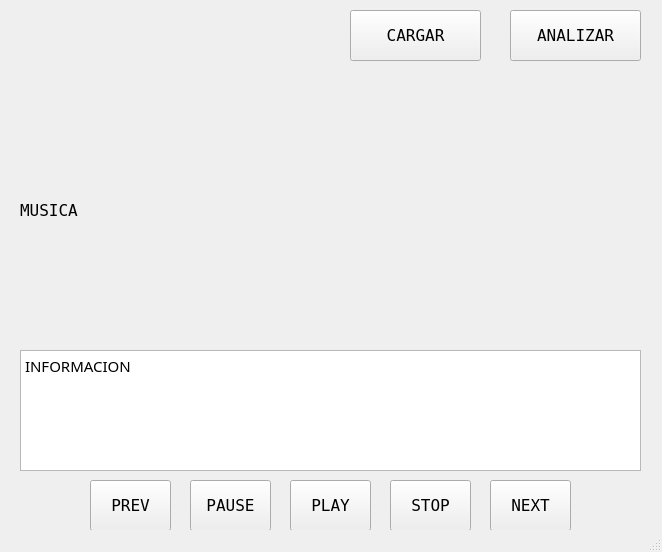
<?xml version="1.0" encoding="UTF-8"?>
<ui version="4.0">
 <class>MainWindow</class>
 <widget class="QMainWindow" name="MainWindow">
  <property name="geometry">
   <rect>
    <x>0</x>
    <y>0</y>
    <width>662</width>
    <height>552</height>
   </rect>
  </property>
  <property name="windowTitle">
   <string>MainWindow</string>
  </property>
  <widget class="QWidget" name="centralwidget">
   <widget class="QPushButton" name="Cargar_BTN">
    <property name="geometry">
     <rect>
      <x>350</x>
      <y>10</y>
      <width>131</width>
      <height>51</height>
     </rect>
    </property>
    <property name="font">
     <font>
      <family>Terminal</family>
      <pointsize>12</pointsize>
     </font>
    </property>
    <property name="text">
     <string>CARGAR</string>
    </property>
   </widget>
   <widget class="QPushButton" name="Analizar_BTN">
    <property name="geometry">
     <rect>
      <x>510</x>
      <y>10</y>
      <width>131</width>
      <height>51</height>
     </rect>
    </property>
    <property name="font">
     <font>
      <family>Terminal</family>
      <pointsize>12</pointsize>
     </font>
    </property>
    <property name="text">
     <string>ANALIZAR</string>
    </property>
   </widget>
   <widget class="QLabel" name="Imagen">
    <property name="geometry">
     <rect>
      <x>20</x>
      <y>90</y>
      <width>621</width>
      <height>241</height>
     </rect>
    </property>
    <property name="font">
     <font>
      <family>Terminal</family>
      <pointsize>12</pointsize>
     </font>
    </property>
    <property name="text">
     <string>MUSICA</string>
    </property>
   </widget>
   <widget class="QPushButton" name="Prev_BTN">
    <property name="geometry">
     <rect>
      <x>90</x>
      <y>480</y>
      <width>81</width>
      <height>51</height>
     </rect>
    </property>
    <property name="font">
     <font>
      <family>Terminal</family>
      <pointsize>12</pointsize>
     </font>
    </property>
    <property name="text">
     <string>PREV</string>
    </property>
   </widget>
   <widget class="QPushButton" name="Next_BTN">
    <property name="geometry">
     <rect>
      <x>490</x>
      <y>480</y>
      <width>81</width>
      <height>51</height>
     </rect>
    </property>
    <property name="font">
     <font>
      <family>Terminal</family>
      <pointsize>12</pointsize>
     </font>
    </property>
    <property name="text">
     <string>NEXT</string>
    </property>
   </widget>
   <widget class="QPushButton" name="Pause_BTN">
    <property name="geometry">
     <rect>
      <x>190</x>
      <y>480</y>
      <width>81</width>
      <height>51</height>
     </rect>
    </property>
    <property name="font">
     <font>
      <family>Terminal</family>
      <pointsize>12</pointsize>
     </font>
    </property>
    <property name="text">
     <string>PAUSE</string>
    </property>
   </widget>
   <widget class="QPushButton" name="Play_BTN">
    <property name="geometry">
     <rect>
      <x>290</x>
      <y>480</y>
      <width>81</width>
      <height>51</height>
     </rect>
    </property>
    <property name="font">
     <font>
      <family>Terminal</family>
      <pointsize>12</pointsize>
     </font>
    </property>
    <property name="text">
     <string>PLAY</string>
    </property>
   </widget>
   <widget class="QPushButton" name="Stop_BTN">
    <property name="geometry">
     <rect>
      <x>390</x>
      <y>480</y>
      <width>81</width>
      <height>51</height>
     </rect>
    </property>
    <property name="font">
     <font>
      <family>Terminal</family>
      <pointsize>12</pointsize>
     </font>
    </property>
    <property name="text">
     <string>STOP</string>
    </property>
   </widget>
   <widget class="QTextEdit" name="informacion_Area">
    <property name="geometry">
     <rect>
      <x>20</x>
      <y>350</y>
      <width>621</width>
      <height>121</height>
     </rect>
    </property>
    <property name="font">
     <font>
      <family>Technic</family>
      <pointsize>11</pointsize>
     </font>
    </property>
    <property name="html">
     <string>&lt;!DOCTYPE HTML PUBLIC &quot;-//W3C//DTD HTML 4.0//EN&quot; &quot;http://www.w3.org/TR/REC-html40/strict.dtd&quot;&gt;
&lt;html&gt;&lt;head&gt;&lt;meta name=&quot;qrichtext&quot; content=&quot;1&quot; /&gt;&lt;style type=&quot;text/css&quot;&gt;
p, li { white-space: pre-wrap; }
&lt;/style&gt;&lt;/head&gt;&lt;body style=&quot; font-family:'Technic'; font-size:11pt; font-weight:400; font-style:normal;&quot;&gt;
&lt;p style=&quot; margin-top:0px; margin-bottom:0px; margin-left:0px; margin-right:0px; -qt-block-indent:0; text-indent:0px;&quot;&gt;INFORMACION&lt;/p&gt;&lt;/body&gt;&lt;/html&gt;</string>
    </property>
   </widget>
  </widget>
  <widget class="QStatusBar" name="statusbar"/>
 </widget>
 <resources/>
 <connections/>
</ui>
